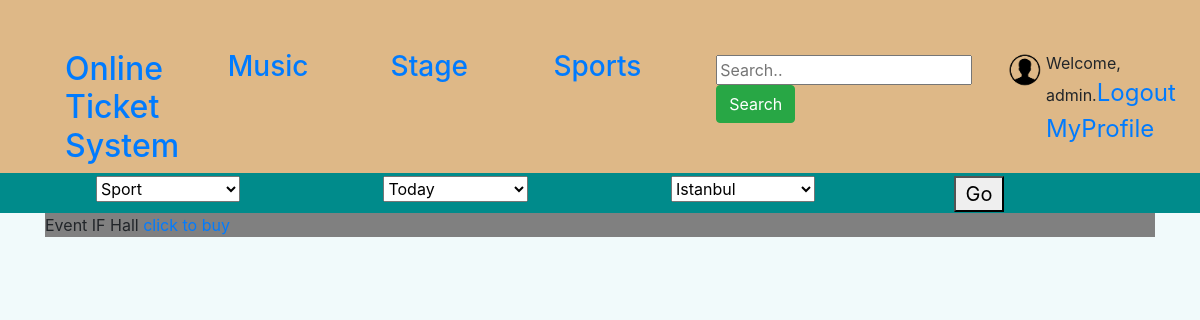
Page / (signed in) on the earlier database version.
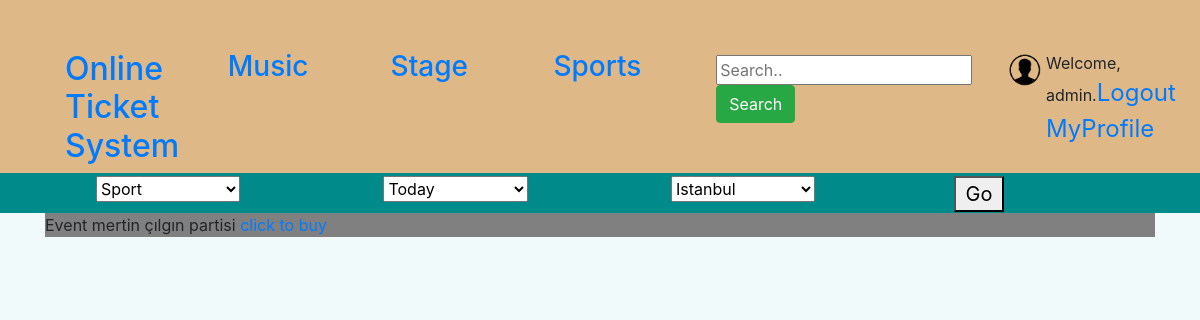
Same page on the later database version.
### website/models.py (models this page shows, shortened)
class Event(models.Model):
    TYPE = (
        ('C', 'Concert'),
        ('T', 'Theatre'),
        ('S', 'Sports')
    )
    name = models.CharField(max_length=50)
    stage = models.ForeignKey(Stage, on_delete=models.CASCADE)
    owner = models.ForeignKey(UserProfile, on_delete=models.CASCADE, null=True)
    date = models.DateField()
    quota = models.IntegerField()
    price = models.IntegerField()
    type = models.CharField(max_length=1, choices=TYPE)
    isAvailable = models.BooleanField(default=False)
    isAccepted = models.BooleanField(default=False)
    rules = models.CharField(max_length=500)
    img = models.URLField(null=True, blank=True)
    def get_preview_ticket_url(self):
        return f"/event/{self.pk}/preview"

### website/views.py (the view)
# urls.py: 2. Add a URL to urlpatterns:  path('', views.home, name='home')
def home(request):
    event_list = Event.objects.all()
    context = {"event_list": event_list}
    return render(request, 'home.html', context)

### templates/home.html (shortened to what this page needs)
{%  extends 'base.html' %}
{% block content %}
        {% for event in event_list %}
		  <p>Event {{ event.name }} <a href={{ event.get_preview_ticket_url }}>click to buy</a></p>
	{% endfor %}
{% endblock %}

Differences in the rows shown:
removed Event: name "IF Hall"
added Event: name "mertin çılgın partisi"
